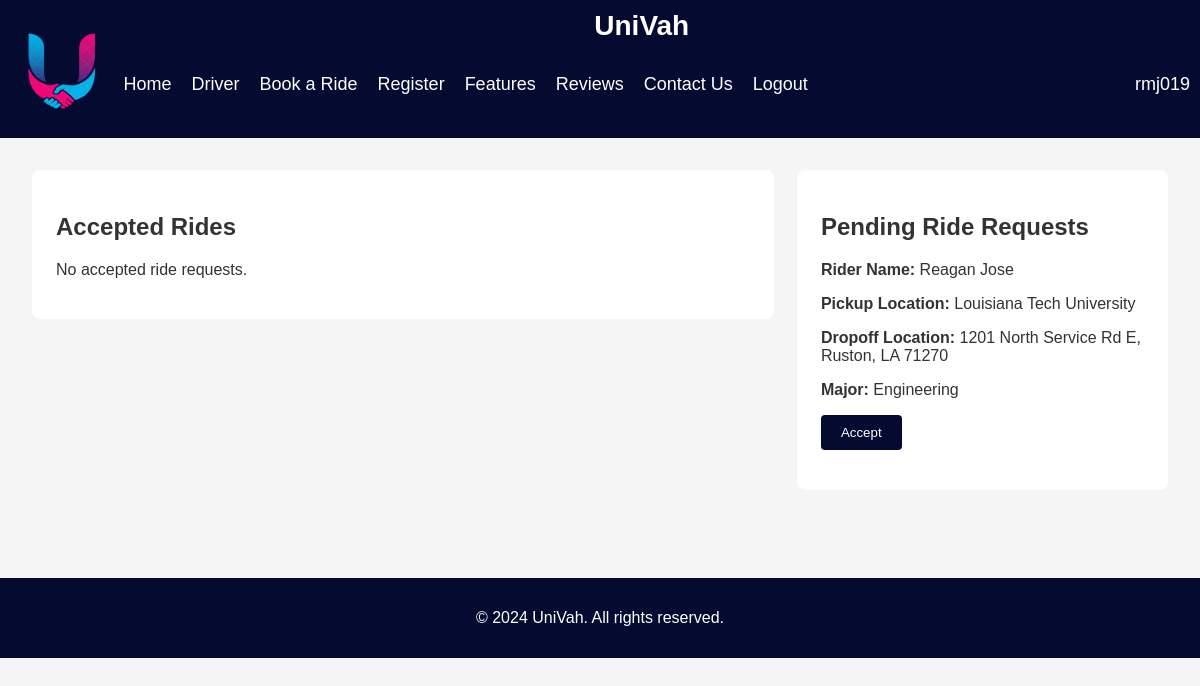
/driverhub/ (signed in), run on an earlier commit of the app's database.
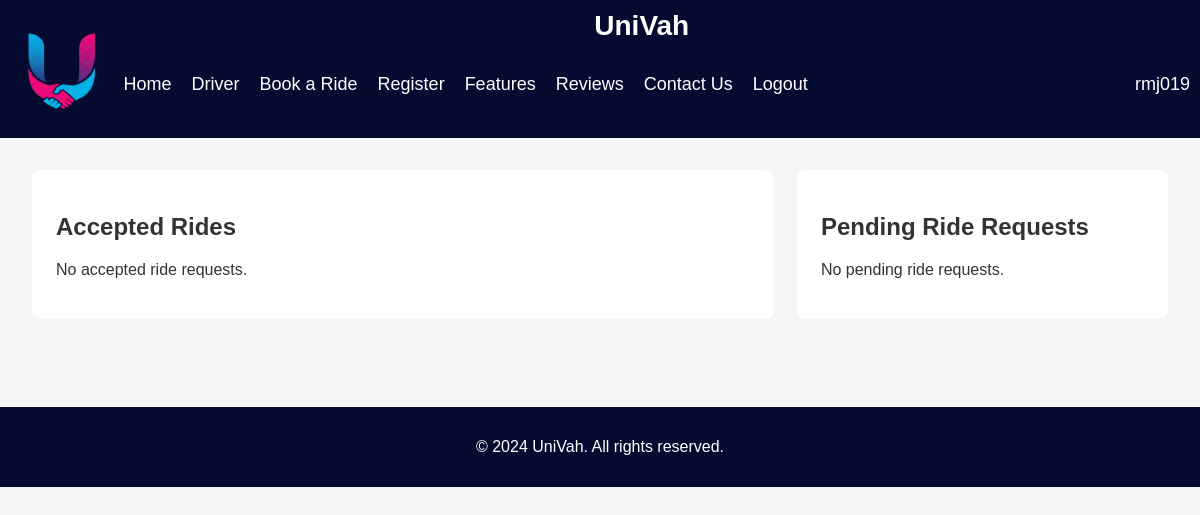
And on a later commit of the database.
### Univah/models.py (models this page shows)
class RideRequest(models.Model):
    rider = models.ForeignKey(Rider, on_delete=models.CASCADE, null=True, related_name='ride_requests')
    driver = models.ForeignKey(Driver, on_delete=models.CASCADE, null=True, related_name='driver_requests')
    pickup_address = models.CharField(max_length=255, null=True)
    dropoff_address = models.CharField(max_length=255, null=True)
    booking_type = models.CharField(max_length=255, null=True) #(not used. no time to implement)
    status = models.CharField(max_length=20, choices=[('Pending', 'Pending'), ('Accepted', 'Accepted'), ('Completed', 'Completed')], default='Pending')

class Rider(models.Model):
    user = models.OneToOneField(User, on_delete=models.CASCADE, null = True)
    major = models.CharField(max_length=50, null=True)
    phone_number = models.CharField(max_length=12, null=True)

### Univah/views.py (the view, shortened to what this page needs)
# urls.py: path('driverhub/', views.DriverHub.as_view(), name='driverhub'),
class DriverHub(View):
    def get(self, request):
        user = request.user
        if user.is_authenticated:
            is_driver = models.Driver.objects.filter(user=user).exists()
            if is_driver:
                driver = models.Driver.objects.get(user=request.user)
                accepted_ride_requests = models.RideRequest.objects.filter(status='Accepted', driver=driver)
                ride_requests = models.RideRequest.objects.filter(status='Pending')
                activedrivers = models.Driver.objects.filter(status = 'Available')
                return render(request, 'driverhub.html', {
                    'accepted_ride_requests': accepted_ride_requests,
                    'pending_ride_requests': ride_requests,
                    'user': request.user,
                    'activedrivers': activedrivers
                })
            else:
                return redirect('transpo')
        else:
            return redirect('login')

### Univah/templates/driverhub.html (shortened to what this page needs)
{%load static%}
<!DOCTYPE html>
<html lang="en">
<head>
     <link rel="stylesheet" href="https://unpkg.com/leaflet@1.7.1/dist/leaflet.css" />
     <link rel="stylesheet" href="https://unpkg.com/leaflet-control-geocoder/dist/Control.Geocoder.css" />
     <link rel="stylesheet" href="https://unpkg.com/leaflet-routing-machine/dist/leaflet-routing-machine.css" />
     <link rel="stylesheet" href="{% static 'css/driverhub.css' %}">
</head>
<body>
    <header>
        <img src="{% static 'images/univah.png' %}" alt="Description of your image" width="90" height="90
">
        <nav>
            <h1>UniVah</h1>
            <ul>
                <li><a href="{% url 'transpo' %}" class="nav-btn">Home</a></li>
                <li><a href="{% url 'driverhub' %}" class="nav-btn">Driver</a></li>
                <li><a href="{% url 'riderhub' %}" class="nav-btn">Book a Ride</a></li>
                <li><a href="{% url 'register' %}" class="nav-btn">Register</a></li>
                <li><a href="#features">Features</a></li>
                <li><a href="#reviews">Reviews</a></li>
                <li><a href="#contact">Contact Us</a></li>
                {% if user.is_authenticated %}
                    <li class="right-align"><a href="{% url 'logout' %}" class="nav-btn">Logout</a></li>
                {% else %}
                    <li class="right-align"><a href="{% url 'login' %}" class="nav-btn">Login</a></li>
                {% endif %}
                <span class="user-name">{{ user.username }}</span>
            </ul>
        </nav>
    </header>
    <div class="content">
        <div class="left-column">
            <div class="section">
                <h2>Accepted Rides</h2>
                <ul class="requests">
                    {% for request in accepted_ride_requests %}
                    <li class="request">
                        <p><strong>Rider Name:</strong> {{ request.rider.user.first_name }} {{ request.rider.user.last_name }}</p>
                        <p><strong>Pickup Location:</strong> {{ request.pickup_address }}</p>
                        <p><strong>Dropoff Location:</strong> {{ request.dropoff_address }}</p>
                        <p><strong>Major:</strong> {{ request.rider.major}}</p>
                        <div id="ride-data"
                            data-pickup="{{ request.pickup_address}}"
                            data-dropoff="{{ request.dropoff_address}}">
                        </div>
                        <div id="ride-map">
                            <h3>GPS Directions</h3>
                            <div id="map"></div>
                        </div>
                        <form method="post">
                            {% csrf_token %}
                            <input type="hidden" name="request_id" value="{{ request.id }}">
                            <button type="submit" name="action" value="Complete" class="btn">Complete</button>
                        </form>
                    </li>
                    {% empty %}
                    <li class="request">No accepted ride requests.</li>
                    {% endfor %}
                </ul>
            </div>
        </div>
        <div class="right-column">
            <div class="section">
                <h2>Pending Ride Requests</h2>
                <ul class="requests">
                    {% for request in pending_ride_requests %}
                    <li class="request">
                        <p><strong>Rider Name:</strong> {{ request.rider.user.first_name }} {{ request.rider.user.last_name }}</p>
                        <p><strong>Pickup Location:</strong> {{ request.pickup_address }}</p>
                        <p><strong>Dropoff Location:</strong> {{ request.dropoff_address }}</p>
                        <p><strong>Major:</strong> {{ request.rider.major}}</p>
                        <form method="post">
                            <button type="submit" name="action" value="Accept" class="btn">Accept</button>
                        </form>
                    </li>
                    {% empty %}
                    <li class="request">No pending ride requests.</li>
                    {% endfor %}
                </ul>
            </div>
        </div>
    </div>
    <footer>
        <p>&copy; 2024 UniVah. All rights reserved.</p>
    </footer>
</body>
</html>

### static/css/driverhub.css (style rules this page uses)
body { font-family: Arial, sans-serif; margin: 0; padding: 0; background-color: #f5f5f5; color: #333; }
header { background-color: #050A30; padding: 10px 20px; height: auto; display: flex; align-items: center; }
nav { display: flex; flex-direction: column; align-items: center; height: auto; width: 100%; }
header h1 { color: #fff; font-size: 28px; margin: 0; }
header ul { list-style: none; display: flex; gap: 20px; margin: 3%; justify-content: flex-start; width: 100%; }
.user-name { color: #fff; font-size: 18px; margin-left: auto; margin-right: 10px; }
header ul li a { color: #fff; text-decoration: none; font-size: 18px; }
.content { display: flex; gap: 2%; padding: 2em; max-width: 1200px; margin: auto; }
.left-column { flex: 2; }
.right-column { flex: 1; }
.section { background-color: #fff; padding: 1.5em; border-radius: 8px; margin-bottom: 1.5em; }
.requests { list-style-type: none; padding: 0; }
footer { background-color: #050A30; color: #fff; text-align: center; padding: 15px; margin-top: 2em; }

What changed in the data, as far as the page shows it:
removed RideRequest: rider.user.first_name "Reagan", rider.user.last_name "Jose", pickup_address "Louisiana Tech University", dropoff_address "1201 North Service Rd E, Ruston, LA 71270", rider.major "Engineering"
Also different on the page:
text now shown: "No pending ride requests."
